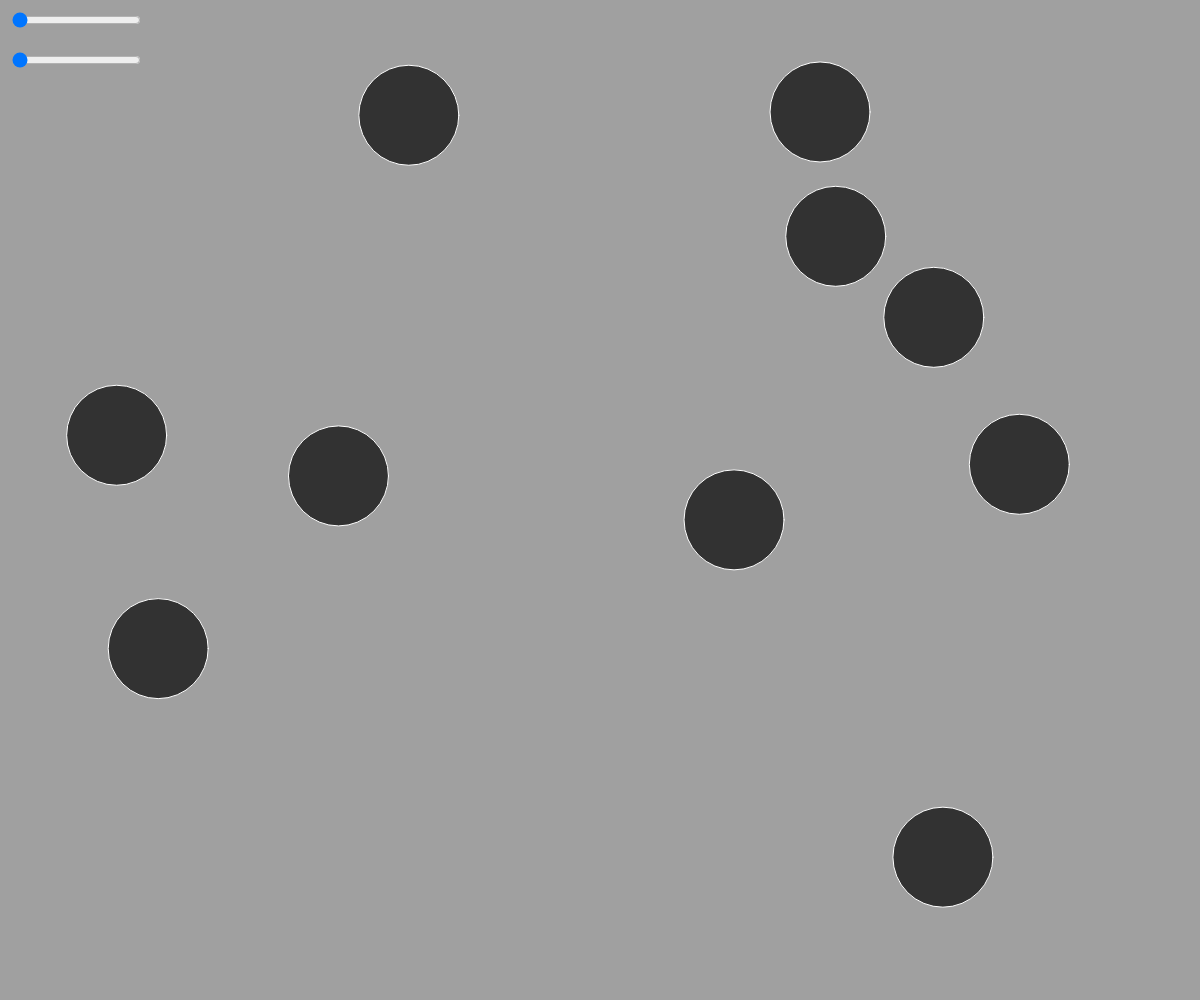
Frame 1 (no input)
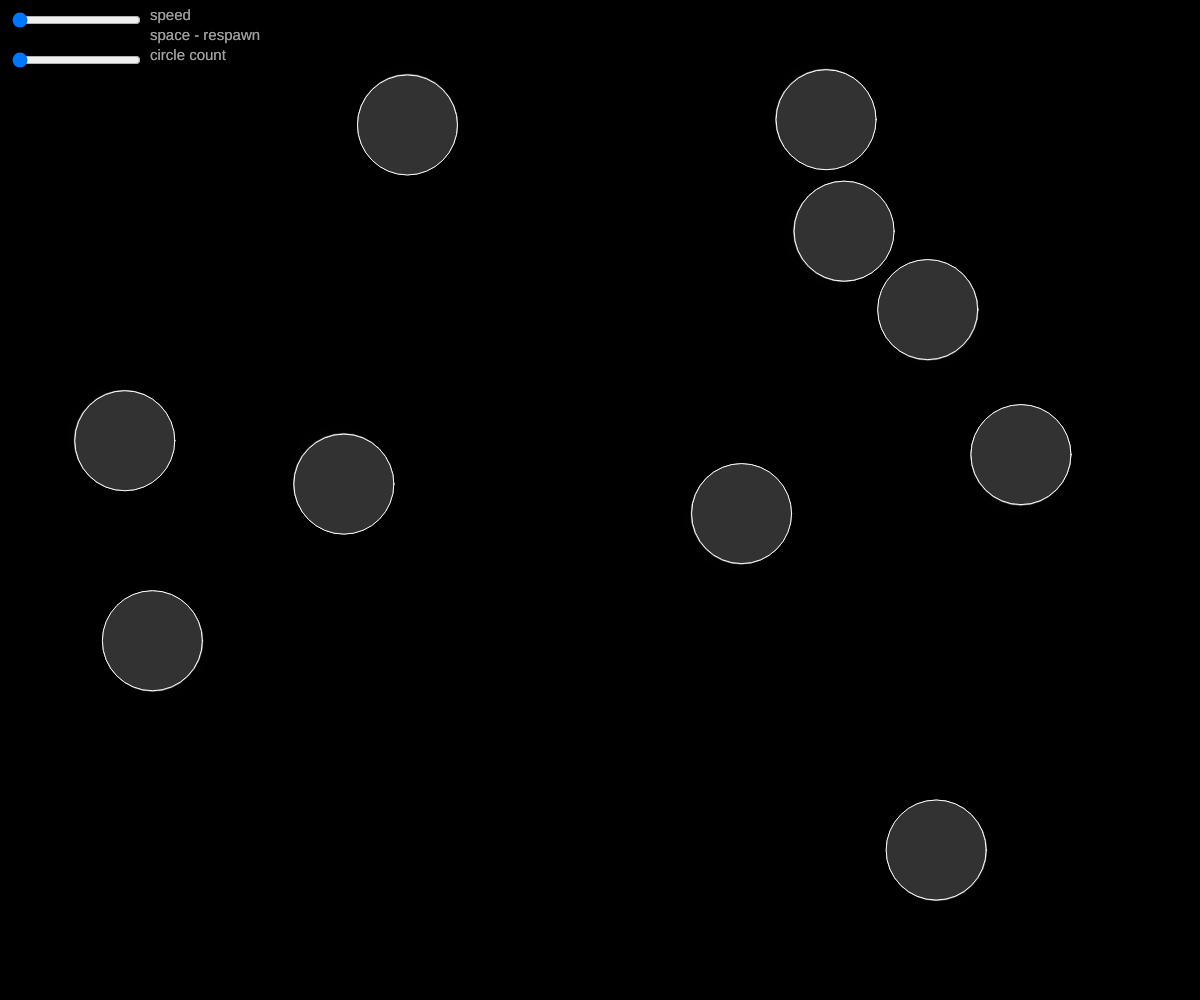
Frame 60 (no input)
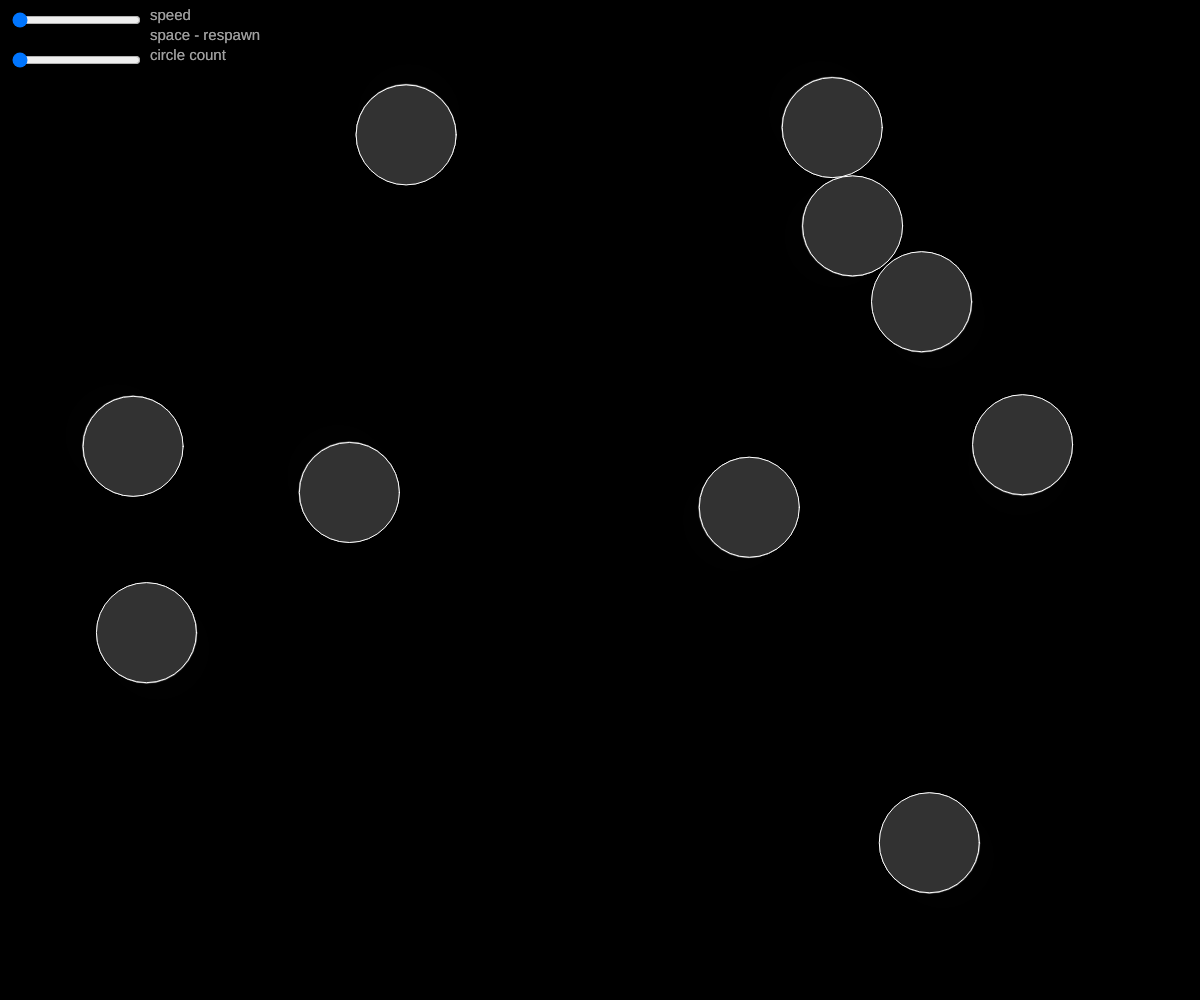
Frame 120 (the mouse pressed at the canvas centre since frame 60)

The p5.js sketch that drew these frames (run headless with seeded random() and noise() and a simulated clock; from frame 60 on, the mouse is pressed at the canvas centre):

// p5.js sketch
// ── sketch.js
/// <reference path="../TSDef/p5.global-mode.d.ts" />
"use strict";

let circles = [];
let w, h;

let speedSlider;
let circleSpeed;
let cCountSlider;


function setup() {
  createCanvas(windowWidth, windowHeight);
  w = windowWidth;
  h = windowHeight;
  ellipseMode(RADIUS);
  angleMode(DEGREES)

  speedSlider = createSlider(10, 800, 10, 10);
  speedSlider.position(10, 10)
  cCountSlider = createSlider(10, 500, 10, 10);
  cCountSlider.position(10, 50)

  addrange(cCountSlider.value(), 500 / cCountSlider.value());
}

function movingcirlce(x, y, r) {
  this.x = x;
  this.y = y;
  this.r = r;

  this.direction = createVector(random(-1, 1), random(-1, 1));
  this.direction.normalize();

  this.move = () => {
    let fps = frameRate();
    fps = fps > 0 ? fps : 60;
    this.x += this.direction.x * circleSpeed / fps;
    this.y += this.direction.y * circleSpeed / fps;

    // border collisions
    // right border
    if (this.x + this.r > w / 2) {
      this.x = w / 2 - this.r
      this.direction.rotate((this.direction.angleBetween(createVector(0, 1))) * 2);
      this.direction.rotate(random(0, 10));
    }
    // left border
    else if (this.x - this.r < -w / 2) {
      this.x = -w / 2 + this.r
      this.direction.rotate((this.direction.angleBetween(createVector(0, -1))) * 2);
      this.direction.rotate(random(0, 10));
    }
    // bottom border
    else if (this.y + this.r > h / 2) {
      this.y = h / 2 - this.r
      this.direction.rotate((this.direction.angleBetween(createVector(1, 0))) * 2);
      this.direction.rotate(random(0, 10));
    }
    // top border
    else if (this.y - this.r < -h / 2) {
      this.y = -h / 2 + this.r
      this.direction.rotate((this.direction.angleBetween(createVector(-1, 0))) * 2);
      this.direction.rotate(random(0, 10));
    }

  }

  this.addradius = (r) => {
    this.r += r / 2;
  }

  this.draw = () => {
    fill(this.r)
    ellipse(this.x, this.y, this.r);
    noFill()
  }
}

function collisions() {

  for (let i = 0; i < circles.length; i++) {
    const ci = circles[i];
    for (let j = i + 1; j < circles.length; j++) {
      const cj = circles[j];

      const d = p5.Vector.dist(createVector(ci.x, ci.y), createVector(cj.x, cj.y))

      if (d < ci.r + cj.r) {

        let delta
        if (d < ci.r || d < cj.r) {
          delta = ci.r > cj.r ? cj.r : ci.r;
        }
        else {
          delta = ci.r + cj.r - d;
        }

        if (ci.r > cj.r) {
          cj.r -= delta * 2;
          if (cj.r <= 0) {
            circles.splice(j, 1);
          }
          ci.addradius(delta)
        }

        else {
          ci.r -= delta * 2;
          if (ci.r <= 0) {
            circles.splice(i, 1)
          }
          cj.addradius(delta)
        }

      }
    }
  }
}

function addrange(range, radius) {
  for (let i = 0; i < range; i++) {
    const x = random(-w / 2 + radius, w / 2 - radius)
    const y = random(-h / 2 + radius, h / 2 - radius)
    circles.push(new movingcirlce(x, y, radius))
  }
}

function restart(range, radius) {
  circles.splice(0, circles.length)
  addrange(range, radius)
}

function draw() {

  noStroke()
  fill(255)
  textSize(15);
  text('speed', 150, 20);
  text('space - respawn', 150, 40);
  text('circle count', 150, 60);

  noFill()
  stroke(255)

  circleSpeed = speedSlider.value();
  background(0, 95)
  translate(windowWidth / 2, windowHeight / 2);

  for (const c of circles) {
    c.draw();
    if (circles.length > 1) {
      c.move();
    }
  }

  collisions()
}

function keyPressed() {
  console.log(keyCode)
  if (keyCode == 32) {
    restart(cCountSlider.value(), 500 / cCountSlider.value())
  }
}
